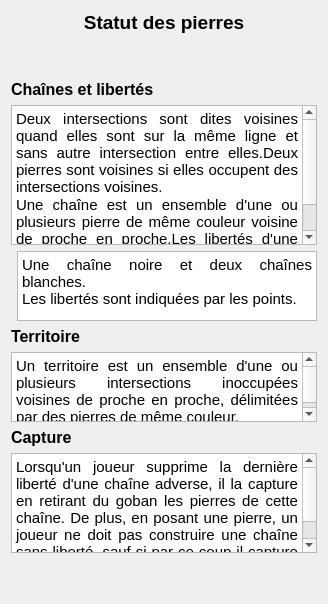
      <widget class="QWidget" name="statPierres">
       <property name="sizePolicy">
        <sizepolicy hsizetype="Expanding" vsizetype="Expanding">
         <horstretch>0</horstretch>
         <verstretch>0</verstretch>
        </sizepolicy>
       </property>
       <layout class="QVBoxLayout" name="verticalLayout_5">
        <item>
         <widget class="QLabel" name="label_7">
          <property name="text">
           <string>&lt;html&gt;&lt;head/&gt;&lt;body&gt;&lt;p align=&quot;center&quot;&gt;&lt;span style=&quot; font-size:14pt; font-weight:600;&quot;&gt;Statut des pierres&lt;/span&gt;&lt;/p&gt;&lt;/body&gt;&lt;/html&gt;</string>
          </property>
         </widget>
        </item>
        <item>
         <spacer name="verticalSpacer_12">
          <property name="orientation">
           <enum>Qt::Vertical</enum>
          </property>
          <property name="sizeHint" stdset="0">
           <size>
            <width>20</width>
            <height>40</height>
           </size>
          </property>
         </spacer>
        </item>
        <item>
         <widget class="QLabel" name="label_12">
          <property name="text">
           <string>&lt;html&gt;&lt;head/&gt;&lt;body&gt;&lt;p&gt;&lt;span style=&quot; font-size:12pt; font-weight:600;&quot;&gt;Chaînes et libertés&lt;/span&gt;&lt;/p&gt;&lt;/body&gt;&lt;/html&gt;</string>
          </property>
         </widget>
        </item>
        <item>
         <widget class="QTextBrowser" name="textBrowser_6">
          <property name="minimumSize">
           <size>
            <width>0</width>
            <height>140</height>
           </size>
          </property>
          <property name="verticalScrollBarPolicy">
           <enum>Qt::ScrollBarAsNeeded</enum>
          </property>
          <property name="horizontalScrollBarPolicy">
           <enum>Qt::ScrollBarAlwaysOff</enum>
          </property>
          <property name="sizeAdjustPolicy">
           <enum>QAbstractScrollArea::AdjustToContents</enum>
          </property>
          <property name="html">
           <string>&lt;!DOCTYPE HTML PUBLIC &quot;-//W3C//DTD HTML 4.0//EN&quot; &quot;http://www.w3.org/TR/REC-html40/strict.dtd&quot;&gt;
&lt;html&gt;&lt;head&gt;&lt;meta name=&quot;qrichtext&quot; content=&quot;1&quot; /&gt;&lt;style type=&quot;text/css&quot;&gt;
p, li { white-space: pre-wrap; }
&lt;/style&gt;&lt;/head&gt;&lt;body style=&quot; font-family:'Ubuntu'; font-size:11pt; font-weight:400; font-style:normal;&quot;&gt;
&lt;p align=&quot;justify&quot; style=&quot; margin-top:0px; margin-bottom:0px; margin-left:0px; margin-right:0px; -qt-block-indent:0; text-indent:0px;&quot;&gt;Deux intersections sont dites voisines quand elles sont sur la même ligne et sans autre intersection entre elles.Deux pierres sont voisines si elles occupent des intersections voisines.&lt;/p&gt;
&lt;p align=&quot;justify&quot; style=&quot; margin-top:0px; margin-bottom:0px; margin-left:0px; margin-right:0px; -qt-block-indent:0; text-indent:0px;&quot;&gt;Une chaîne est un ensemble d'une ou plusieurs pierre de même couleur voisine de proche en proche.Les libertés d'une chaîne sont les intersections inoccupées voisines des pierres de cette chaîne.&lt;/p&gt;&lt;/body&gt;&lt;/html&gt;</string>
          </property>
         </widget>
        </item>
        <item>
         <layout class="QHBoxLayout" name="horizontalLayout_2">
          <item alignment="Qt::AlignHCenter|Qt::AlignVCenter">
           <widget class="QLabel" name="label_15">
            <property name="text">
             <string>&lt;html&gt;&lt;head/&gt;&lt;body&gt;&lt;p&gt;&lt;img src=&quot;:/regles/libertes&quot; width=&quot;150&quot;/&gt;&lt;/p&gt;&lt;/body&gt;&lt;/html&gt;</string>
            </property>
           </widget>
          </item>
          <item alignment="Qt::AlignHCenter|Qt::AlignVCenter">
           <widget class="QTextBrowser" name="textBrowser_8">
            <property name="minimumSize">
             <size>
              <width>300</width>
              <height>60</height>
             </size>
            </property>
            <property name="verticalScrollBarPolicy">
             <enum>Qt::ScrollBarAsNeeded</enum>
            </property>
            <property name="horizontalScrollBarPolicy">
             <enum>Qt::ScrollBarAlwaysOff</enum>
            </property>
            <property name="sizeAdjustPolicy">
             <enum>QAbstractScrollArea::AdjustToContents</enum>
            </property>
            <property name="html">
             <string>&lt;!DOCTYPE HTML PUBLIC &quot;-//W3C//DTD HTML 4.0//EN&quot; &quot;http://www.w3.org/TR/REC-html40/strict.dtd&quot;&gt;
&lt;html&gt;&lt;head&gt;&lt;meta name=&quot;qrichtext&quot; content=&quot;1&quot; /&gt;&lt;style type=&quot;text/css&quot;&gt;
p, li { white-space: pre-wrap; }
&lt;/style&gt;&lt;/head&gt;&lt;body style=&quot; font-family:'Ubuntu'; font-size:11pt; font-weight:400; font-style:normal;&quot;&gt;
&lt;p align=&quot;justify&quot; style=&quot; margin-top:0px; margin-bottom:0px; margin-left:0px; margin-right:0px; -qt-block-indent:0; text-indent:0px;&quot;&gt;Une chaîne noire et deux chaînes blanches.&lt;br /&gt;Les libertés sont indiquées par les points.&lt;/p&gt;&lt;/body&gt;&lt;/html&gt;</string>
            </property>
            <property name="textInteractionFlags">
             <set>Qt::LinksAccessibleByKeyboard|Qt::LinksAccessibleByMouse</set>
            </property>
           </widget>
          </item>
         </layout>
        </item>
        <item>
         <widget class="QLabel" name="label_13">
          <property name="text">
           <string>&lt;html&gt;&lt;head/&gt;&lt;body&gt;&lt;p&gt;&lt;span style=&quot; font-size:12pt; font-weight:600;&quot;&gt;Territoire&lt;/span&gt;&lt;/p&gt;&lt;/body&gt;&lt;/html&gt;</string>
          </property>
         </widget>
        </item>
        <item>
         <widget class="QTextBrowser" name="textBrowser_7">
          <property name="minimumSize">
           <size>
            <width>0</width>
            <height>70</height>
           </size>
          </property>
          <property name="baseSize">
           <size>
            <width>0</width>
            <height>80</height>
           </size>
          </property>
          <property name="verticalScrollBarPolicy">
           <enum>Qt::ScrollBarAsNeeded</enum>
          </property>
          <property name="horizontalScrollBarPolicy">
           <enum>Qt::ScrollBarAlwaysOff</enum>
          </property>
          <property name="sizeAdjustPolicy">
           <enum>QAbstractScrollArea::AdjustToContents</enum>
          </property>
          <property name="html">
           <string>&lt;!DOCTYPE HTML PUBLIC &quot;-//W3C//DTD HTML 4.0//EN&quot; &quot;http://www.w3.org/TR/REC-html40/strict.dtd&quot;&gt;
&lt;html&gt;&lt;head&gt;&lt;meta name=&quot;qrichtext&quot; content=&quot;1&quot; /&gt;&lt;style type=&quot;text/css&quot;&gt;
p, li { white-space: pre-wrap; }
&lt;/style&gt;&lt;/head&gt;&lt;body style=&quot; font-family:'Ubuntu'; font-size:11pt; font-weight:400; font-style:normal;&quot;&gt;
&lt;p align=&quot;justify&quot; style=&quot; margin-top:0px; margin-bottom:0px; margin-left:0px; margin-right:0px; -qt-block-indent:0; text-indent:0px;&quot;&gt;Un territoire est un ensemble d'une ou plusieurs intersections inoccupées voisines de proche en proche, délimitées par des pierres de même couleur.&lt;/p&gt;&lt;/body&gt;&lt;/html&gt;</string>
          </property>
         </widget>
        </item>
        <item>
         <widget class="QLabel" name="label_14">
          <property name="text">
           <string>&lt;html&gt;&lt;head/&gt;&lt;body&gt;&lt;p&gt;&lt;span style=&quot; font-size:12pt; font-weight:600;&quot;&gt;Capture&lt;/span&gt;&lt;/p&gt;&lt;/body&gt;&lt;/html&gt;</string>
          </property>
         </widget>
        </item>
        <item>
         <widget class="QTextBrowser" name="textBrowser_9">
          <property name="minimumSize">
           <size>
            <width>0</width>
            <height>100</height>
           </size>
          </property>
          <property name="baseSize">
           <size>
            <width>0</width>
            <height>0</height>
           </size>
          </property>
          <property name="verticalScrollBarPolicy">
           <enum>Qt::ScrollBarAsNeeded</enum>
          </property>
          <property name="horizontalScrollBarPolicy">
           <enum>Qt::ScrollBarAlwaysOff</enum>
          </property>
          <property name="sizeAdjustPolicy">
           <enum>QAbstractScrollArea::AdjustToContents</enum>
          </property>
          <property name="html">
           <string>&lt;!DOCTYPE HTML PUBLIC &quot;-//W3C//DTD HTML 4.0//EN&quot; &quot;http://www.w3.org/TR/REC-html40/strict.dtd&quot;&gt;
&lt;html&gt;&lt;head&gt;&lt;meta name=&quot;qrichtext&quot; content=&quot;1&quot; /&gt;&lt;style type=&quot;text/css&quot;&gt;
p, li { white-space: pre-wrap; }
&lt;/style&gt;&lt;/head&gt;&lt;body style=&quot; font-family:'Ubuntu'; font-size:11pt; font-weight:400; font-style:normal;&quot;&gt;
&lt;p align=&quot;justify&quot; style=&quot; margin-top:0px; margin-bottom:0px; margin-left:0px; margin-right:0px; -qt-block-indent:0; text-indent:0px;&quot;&gt;Lorsqu'un joueur supprime la dernière liberté d'une chaîne adverse, il la capture en retirant du goban les pierres de cette chaîne. De plus, en posant une pierre, un joueur ne doit pas construire une chaîne sans liberté, sauf si par ce coup il capture une chaîne adverse.&lt;/p&gt;&lt;/body&gt;&lt;/html&gt;</string>
          </property>
         </widget>
        </item>
        <item>
         <spacer name="verticalSpacer_14">
          <property name="orientation">
           <enum>Qt::Vertical</enum>
          </property>
          <property name="sizeHint" stdset="0">
           <size>
            <width>20</width>
            <height>40</height>
           </size>
          </property>
         </spacer>
        </item>
       </layout>
      </widget>
